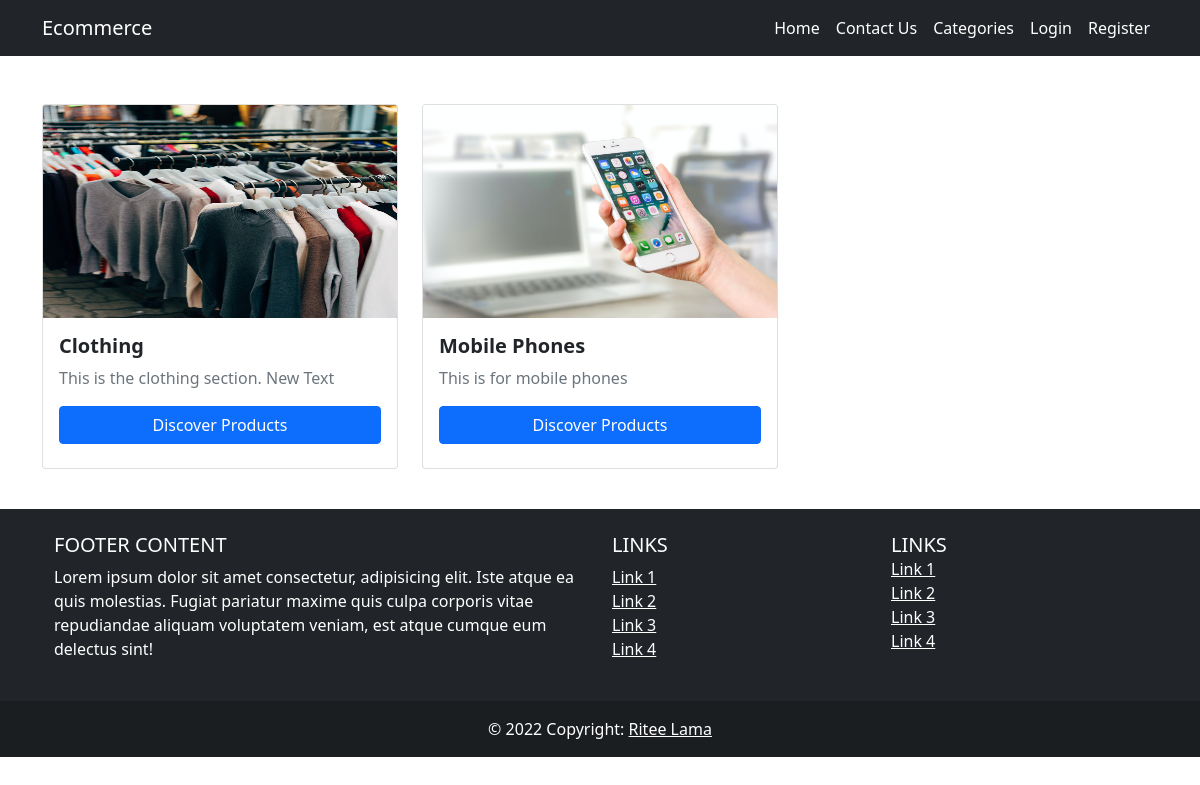
/categories/index.php, run on the app's committed database.
### tables this page shows
CREATE TABLE `categories` (
  `id` int(4) NOT NULL,
  `category_name` varchar(200) NOT NULL,
  `description` text NOT NULL,
  `image` varchar(200) NOT NULL,
  `created_at` timestamp NOT NULL DEFAULT current_timestamp()
);

### categories/index.php (the view)
<?php require "../includes/header.php"?>
<?php require "../includes/dbconfig.php"?>
<?php
$select = "SELECT * FROM categories";
$selectQuery = mysqli_query($conn,$select);
$categories = mysqli_fetch_all($selectQuery,MYSQLI_ASSOC);
?>
<div class="row mt-5">
        <?php foreach($categories as $category) :?>
                <div class="col-lg-4 col-md-6 col-sm-10 offset-md-0 offset-sm-1">
                    <div class="card" >
                        <img height="213px" class="card-img-top" src="http://localhost/ecommerce/admin-panel/categories-admins/images/<?php echo $category['image']?>">
                            <div class="card-body">
                            <h5><b><?php echo $category['category_name']?></b> </h5>
                            <div class="d-flex flex-row my-2">
                                <div class="text-muted"><?php echo $category['description']?></div>
                            </div>
                            <a href="<?php echo APPURL;?>/categories/single-category.php?id=<?php echo $category['id'];?>" class="btn btn-primary w-100 rounded my-2">Discover Products</a>
                        </div>
                    </div>
                </div>
                <br>
        <?php endforeach; ?>
    </div>
</div>
<?php require "../includes/footer.php"?>

### includes/header.php (shortened to what this page needs)
<!doctype html>
<html lang="en">
  <head>
    <link href="https://cdn.jsdelivr.net/npm/bootstrap@5.0.2/dist/css/bootstrap.min.css" rel="stylesheet">
  </head>
  <body>
    <nav class="navbar navbar-expand-lg navbar-light bg-dark" >
    <div class="container" style="margin-top: none">
        <a class="navbar-brand  text-white" href="<?php echo APPURL?>">Ecommerce</a>
        <div class="collapse navbar-collapse" id="navbarSupportedContent">
        <ul class="navbar-nav ms-auto mb-2 mb-lg-0">
            <li class="nav-item">
            <a class="nav-link active  text-white" aria-current="page" href="<?php echo APPURL; ?>">Home</a>
            </li>
            <li class="nav-item ">
            <a class="nav-link  text-white" href="<?php echo APPURL; ?>/contact.php">Contact Us</a>
            </li>
            <li class="nav-item">
            <a class="nav-link active  text-white" aria-current="page" href="<?php echo APPURL; ?>/categories/index.php">Categories</a>
            </li>
            <?php if(isset($_SESSION['username'])) :?>
            <li class="nav-item">
            <a class="nav-link active  text-white" aria-current="page" href="<?php echo APPURL; ?>/shopping/cart.php"><i class="fas fa-shopping-cart"></i>(<?php echo $getNumber['num_products']?>)</a>
            </li>
            <li class="nav-item dropdown">
            <a class="nav-link dropdown-toggle  text-white" href="#" id="navbarDropdown" role="button" data-bs-toggle="dropdown" aria-expanded="false">
               <?php echo $_SESSION['username'];?>
            </a>
            <ul class="dropdown-menu" aria-labelledby="navbarDropdown">
                <li><a class="dropdown-item" href="#">Action</a></li>
                <li><a class="dropdown-item" href="#">Another action</a></li>
                <li><hr class="dropdown-divider"></li>
                <li><a class="dropdown-item" href="<?php echo APPURL;?>/auth/logout.php">Logout</a></li>
            </ul>
            </li>
            <?php else : ?>
            <li class="nav-item">
                <a class="nav-link  text-white" href="<?php echo APPURL; ?>/auth/login.php">Login</a>
            </li>
            <li class="nav-item">
                <a class="nav-link  text-white" href="<?php echo APPURL; ?>/auth/register.php">Register</a>
            </li>
            <?php endif; ?>
        </ul>
        </div>
    </div>
    </nav>
    <div class="container">

### includes/footer.php (shortened to what this page needs)
       <footer class="bg-dark text-white text-center text-lg-start" style="margin-top: 40px">
       <div class="container p-4">
           <div class="row">
           <div class="col-lg-6 col-md-12 mb-4 mb-md-0">
               <h5 class="text-uppercase">Footer Content</h5>
               <p>
               Lorem ipsum dolor sit amet consectetur, adipisicing elit. Iste atque ea quis
               molestias. Fugiat pariatur maxime quis culpa corporis vitae repudiandae aliquam
               voluptatem veniam, est atque cumque eum delectus sint!
               </p>
           </div>
           <div class="col-lg-3 col-md-6 mb-4 mb-md-0">
               <h5 class="text-uppercase">Links</h5>
               <ul class="list-unstyled mb-0">
               <li>
                   <a href="#!" class="text-white">Link 1</a>
               </li>
               <li>
                   <a href="#!" class="text-white">Link 2</a>
               </li>
               <li>
                   <a href="#!" class="text-white">Link 3</a>
               </li>
               <li>
                   <a href="#!" class="text-white">Link 4</a>
               </li>
               </ul>
           </div>
           <div class="col-lg-3 col-md-6 mb-4 mb-md-0">
               <h5 class="text-uppercase mb-0">Links</h5>
               <ul class="list-unstyled">
               <li>
                   <a href="#!" class="text-white">Link 1</a>
               </li>
               <li>
                   <a href="#!" class="text-white">Link 2</a>
               </li>
               <li>
                   <a href="#!" class="text-white">Link 3</a>
               </li>
               <li>
                   <a href="#!" class="text-white">Link 4</a>
               </li>
               </ul>
           </div>
           </div>
       </div>
       <div class="text-center p-3" style="background-color: rgba(0, 0, 0, 0.2);">
           © <?php echo date('Y')?> Copyright:
           <a class="text-white" href="https://riteelama.com.np/">Ritee Lama</a>
       </div>
       </footer>
 </body>
</html>

### data on the page
categories: image (picture), category_name "Clothing", description "This is the clothing section. New Text"
categories: image (picture), category_name "Mobile Phones", description "This is for mobile phones"
